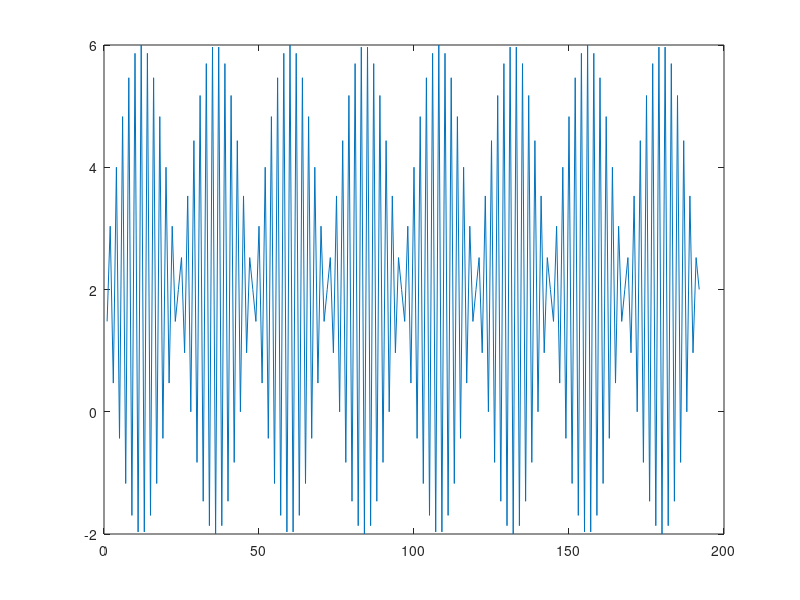

Here is the MATLAB script that generated this plot:
clc
clear all
close all
Am=2;
Ac=2;
N=192;
n=1:1:N;
m(n)=Am*sin(2*pi*n*100/N)
k=1
for i=1:N
y(i)=Ac*(1+k*m(i))*cos(2*pi*1000*i)
end
figure(1)
plot(y)